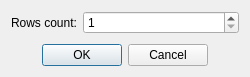
<?xml version="1.0" encoding="UTF-8"?>
<ui version="4.0">
 <class>InsertRowsDialog</class>
 <widget class="QDialog" name="InsertRowsDialog">
  <property name="geometry">
   <rect>
    <x>0</x>
    <y>0</y>
    <width>250</width>
    <height>77</height>
   </rect>
  </property>
  <property name="windowTitle">
   <string>Insert Rows</string>
  </property>
  <layout class="QVBoxLayout" name="verticalLayout">
   <item>
    <layout class="QFormLayout" name="formLayout">
     <item row="0" column="0">
      <widget class="QLabel" name="label">
       <property name="text">
        <string>Rows count:</string>
       </property>
       <property name="buddy">
        <cstring>spinBox</cstring>
       </property>
      </widget>
     </item>
     <item row="0" column="1">
      <widget class="QSpinBox" name="spinBox">
       <property name="minimum">
        <number>1</number>
       </property>
      </widget>
     </item>
    </layout>
   </item>
   <item>
    <widget class="QDialogButtonBox" name="buttonBox">
     <property name="focusPolicy">
      <enum>Qt::StrongFocus</enum>
     </property>
     <property name="standardButtons">
      <set>QDialogButtonBox::Cancel|QDialogButtonBox::Ok</set>
     </property>
     <property name="centerButtons">
      <bool>true</bool>
     </property>
    </widget>
   </item>
  </layout>
 </widget>
 <resources/>
 <connections/>
</ui>
